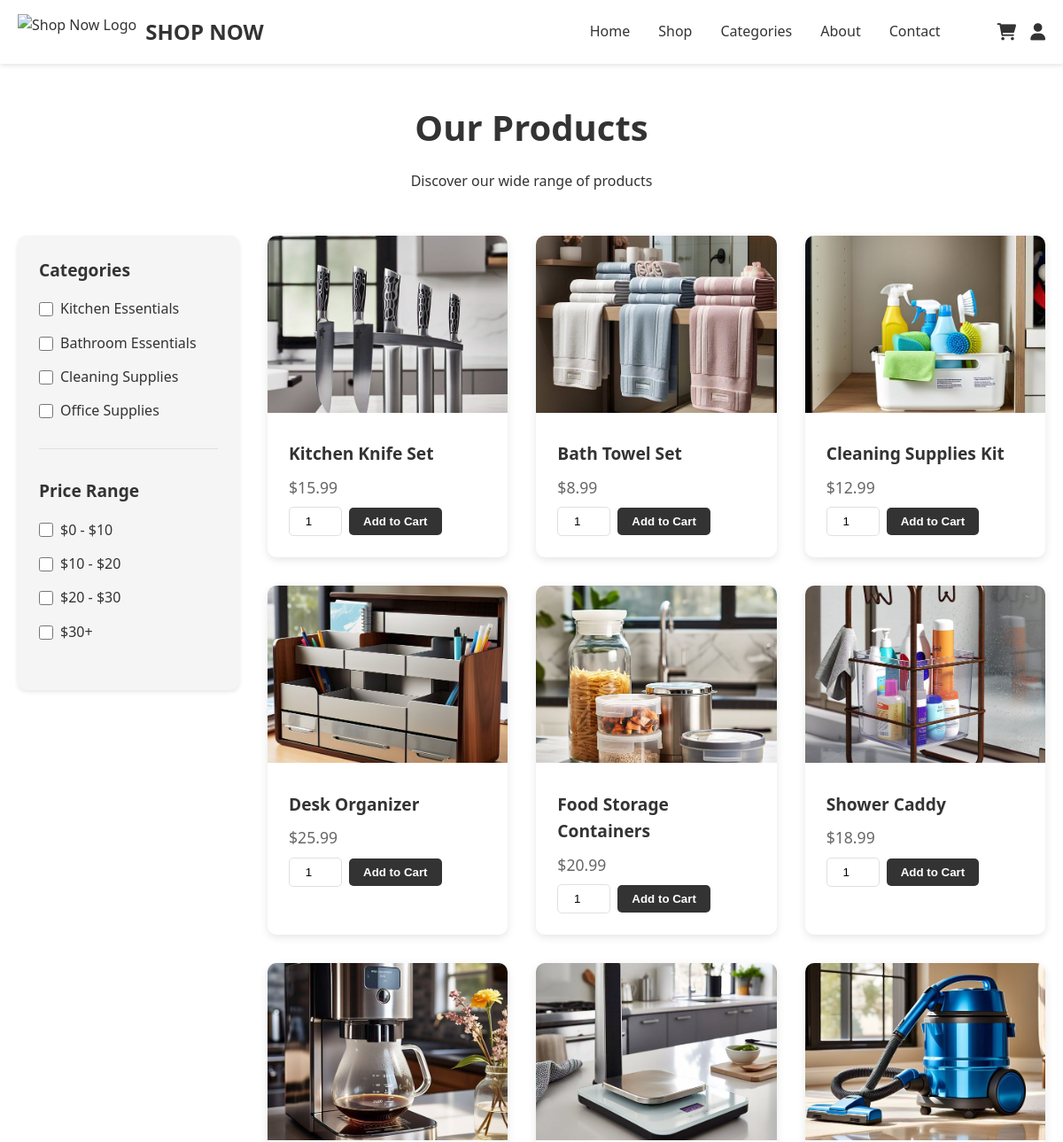
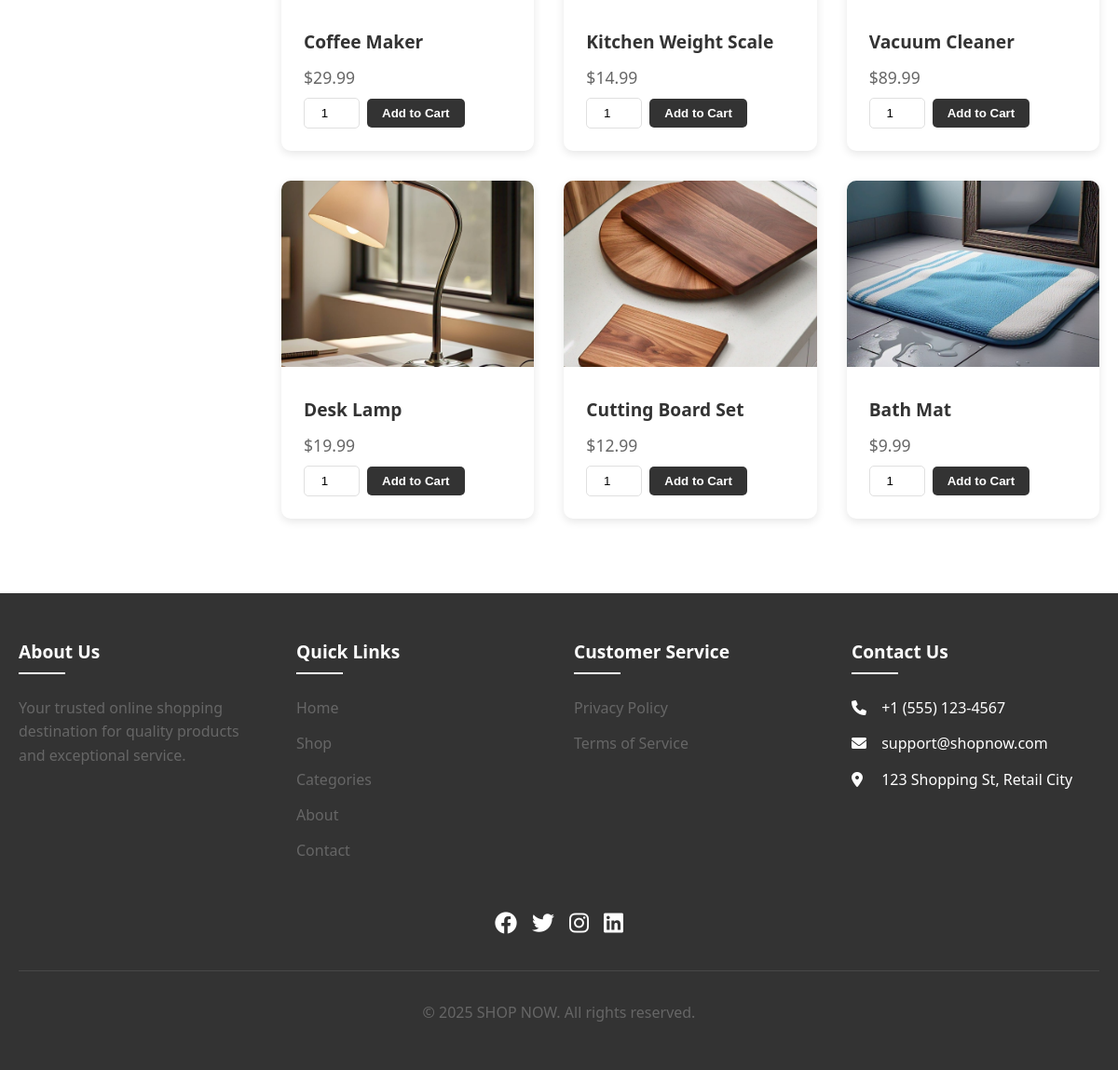
The page /shop.php on the database its author committed (2 pictures, top to bottom).
### tables this page shows
CREATE TABLE `products` (
  `id` int(11) NOT NULL,
  `name` varchar(255) NOT NULL,
  `description` text DEFAULT NULL,
  `price` decimal(10,2) NOT NULL,
  `stock_quantity` int(11) NOT NULL DEFAULT 0,
  `category` varchar(100) DEFAULT NULL,
  `image_url` text DEFAULT NULL,
  `created_at` datetime DEFAULT current_timestamp(),
  `updated_at` datetime DEFAULT current_timestamp() ON UPDATE current_timestamp()
);

### db_functions.php (called while the page is built, shortened)
<?php
$host = 'sql101.infinityfree.com';
$username = 'if0_38793211';
$password = 'shopnow12345';
function db_connect() {
    global $host, $username, $password, $database;
    $conn = mysqli_connect($host, $username, $password);
    return $conn;
}
function get_all_products() {
    $conn = db_connect();
    $query = "SELECT * FROM products";
    $result = mysqli_query($conn, $query);
    $products = [];
    while ($row = mysqli_fetch_array($result)) {
        $products[] = $row;
    }
    return $products;
}
?>

### shop.php (the view, shortened to what this page needs)
<?php
require 'db_functions.php';
function get_db_connection() {
    $conn = mysqli_connect('localhost', 'root', '');
    return $conn;
}
function get_user_data($conn, $user_id) {
    $user_name = '';
    $profile_image = 'https://cdn-icons-png.flaticon.com/512/149/149071.png';
    return ['user_name' => $user_name, 'profile_image' => $profile_image];
}
$conn = get_db_connection();
$user_data = get_user_data($conn, isset($_SESSION['user_id']) ? $_SESSION['user_id'] : null);
$user_name = $user_data['user_name'];
$profile_image = $user_data['profile_image'];
$products = get_all_products();
$selectedCategory = isset($_GET['category']) ? $_GET['category'] : '';
$filteredProducts = $selectedCategory ?
    array_filter($products, function($product) use ($selectedCategory) {
        return $product['category'] === $selectedCategory;
    }) :
    $products;
?>
<!DOCTYPE html>
<html lang="en">
<head>
    <link rel="stylesheet" href="https://cdnjs.cloudflare.com/ajax/libs/font-awesome/6.0.0/css/all.min.css">
</head>
<body>
    <header>
        <div class="container">
            <nav>
                <div class="logo-container">
                    <img src="https://cdn-icons-png.flaticon.com/512/1374/1374128.png" alt="Shop Now Logo" class="logo-img">
                    <a href="index.php" class="logo">SHOP NOW</a>
                </div>
                <div class="nav-links" id="navLinks">
                    <ul>
                        <li><a href="index.php">Home</a></li>
                        <li><a href="shop.php">Shop</a></li>
                        <li><a href="categories.php">Categories</a></li>
                        <li><a href="about.php">About</a></li>
                        <li><a href="contact.php">Contact</a></li>
                    </ul>
                    <div class="nav-icons">
                        <a href="cart.php" class="nav-icon"><i class="fas fa-shopping-cart"></i></a>
                        <?php if (isset($_SESSION['user_id'])): ?>
                            <div class="profile-container">
                                <img src="<?php echo htmlspecialchars($profile_image); ?>" alt="Profile" class="profile-image">
                                <span class="user-name"><?php echo htmlspecialchars($user_name); ?></span>
                                <div class="dropdown">
                                    <a href="logout.php">Logout</a>
                                </div>
                            </div>
                        <?php else: ?>
                            <a href="signin.php" class="nav-icon"><i class="fas fa-user"></i></a>
                        <?php endif; ?>
                    </div>
                </div>
            </nav>
        </div>
    </header>
    <main>
        <div class="container">
            <div class="shop-header">
                <h1>Our Products</h1>
                <p>Discover our wide range of products</p>
            </div>
            <div class="shop-content">
                <aside class="filters">
                    <div class="filter-section">
                        <h3>Categories</h3>
                        <ul class="filter-options">
                            <li><label><input type="checkbox" name="category" value="kitchen"> Kitchen Essentials</label></li>
                            <li><label><input type="checkbox" name="category" value="bathroom"> Bathroom Essentials</label></li>
                            <li><label><input type="checkbox" name="category" value="cleaning"> Cleaning Supplies</label></li>
                            <li><label><input type="checkbox" name="category" value="office"> Office Supplies</label></li>
                        </ul>
                    </div>
                    <div class="filter-section">
                        <h3>Price Range</h3>
                        <ul class="filter-options">
                            <li><label><input type="checkbox" name="price" value="0-10"> $0 - $10</label></li>
                            <li><label><input type="checkbox" name="price" value="10-20"> $10 - $20</label></li>
                            <li><label><input type="checkbox" name="price" value="20-30"> $20 - $30</label></li>
                            <li><label><input type="checkbox" name="price" value="30+"> $30+</label></li>
                        </ul>
                    </div>
                </aside>
                <div class="products-section">
                    <div class="products-grid" id="productsGrid">
                        <?php foreach ($filteredProducts as $product): ?>
                            <div class="product-card" data-category="<?php echo htmlspecialchars($product['category']); ?>" data-price="<?php echo $product['price']; ?>">
                                <img src="<?php echo htmlspecialchars($product['image_url']); ?>" alt="<?php echo htmlspecialchars($product['name']); ?>" class="product-image">
                                <div class="product-info">
                                    <h3 class="product-title"><?php echo htmlspecialchars($product['name']); ?></h3>
                                    <p class="product-price">$<?php echo number_format($product['price'], 2); ?></p>
                                    <form method="post" action="cart.php" class="add-to-cart-form">
                                        <input type="number" name="quantity" value="1" min="1" max="<?php echo $product['stock_quantity']; ?>" class="quantity-input">
                                        <button type="submit" name="add_to_cart" class="add-to-cart">Add to Cart</button>
                                    </form>
                                </div>
                            </div>
                        <?php endforeach; ?>
                    </div>
                </div>
            </div>
        </div>
    </main>
    <footer>
        <div class="container">
            <div class="footer-grid">
                <div class="footer-section">
                    <h3>About Us</h3>
                    <p>Your trusted online shopping destination for quality products and exceptional service.</p>
                </div>
                <div class="footer-section">
                    <h3>Quick Links</h3>
                    <ul>
                        <li><a href="index.php">Home</a></li>
                        <li><a href="shop.php">Shop</a></li>
                        <li><a href="categories.php">Categories</a></li>
                        <li><a href="about.php">About</a></li>
                        <li><a href="contact.php">Contact</a></li>
                    </ul>
                </div>
                <div class="footer-section">
                    <h3>Customer Service</h3>
                    <ul>
                        <li><a href="#">Privacy Policy</a></li>
                        <li><a href="#">Terms of Service</a></li>
                    </ul>
                </div>
                <div class="footer-section">
                    <h3>Contact Us</h3>
                    <ul>
                        <li><i class="fas fa-phone"></i> +1 (555) 123-4567</li>
                        <li><i class="fas fa-envelope"></i> support@shopnow.com</li>
                        <li><i class="fas fa-map-marker-alt"></i> 123 Shopping St, Retail City</li>
                    </ul>
                </div>
            </div>
            <div class="social-links">
                <a href="#"><i class="fab fa-facebook"></i></a>
                <a href="#"><i class="fab fa-twitter"></i></a>
                <a href="#"><i class="fab fa-instagram"></i></a>
                <a href="#"><i class="fab fa-linkedin"></i></a>
            </div>
            <p class="copyright">© 2025 SHOP NOW. All rights reserved.</p>
        </div>
    </footer>
</body>
</html>

### shop.php (style rules this page uses)
:root { --primary-color: #ffffff; --secondary-color: #f5f5f5; --accent-color: #333333; --text-color: #333333; --light-text: #666666; --border-color: #e0e0e0; }
* { margin: 0; padding: 0; box-sizing: border-box; }
body { font-family: 'Segoe UI', Tahoma, Geneva, Verdana, sans-serif; line-height: 1.6; color: var(--text-color); background-color: var(--primary-color); }
.container { max-width: 1200px; margin: 0 auto; padding: 0 20px; }
header { background-color: var(--primary-color); color: var(--text-color); padding: 1rem 0; position: fixed; width: 100%; top: 0; z-index: 1000; box-shadow: 0 2px 5px rgba(0,0,0,0.1); }
.logo-container { display: flex; align-items: center; gap: 10px; }
.logo-img { height: 40px; width: auto; }
nav { display: flex; justify-content: space-between; align-items: center; }
.logo { font-size: 1.5rem; font-weight: bold; color: var(--text-color); text-decoration: none; }
.nav-links { display: flex; gap: 2rem; align-items: center; }
nav ul { display: flex; list-style: none; gap: 2rem; }
nav ul li a { color: var(--text-color); text-decoration: none; font-weight: 500; transition: color 0.3s ease; }
.nav-icons { display: flex; gap: 1rem; margin-left: 2rem; }
.nav-icon { color: var(--text-color); font-size: 1.2rem; transition: color 0.3s ease; }
main { margin-top: 80px; padding: 2rem 0; }
.shop-header { text-align: center; margin-bottom: 3rem; }
.shop-header h1 { font-size: 2.5rem; color: var(--accent-color); margin-bottom: 1rem; }
.shop-content { display: grid; grid-template-columns: 250px 1fr; gap: 2rem; }
.filters { background: var(--secondary-color); padding: 1.5rem; border-radius: 10px; box-shadow: 0 2px 5px rgba(0,0,0,0.1); position: sticky; top: 100px; height: fit-content; }
.filter-section { margin-bottom: 2rem; padding-bottom: 1rem; border-bottom: 1px solid var(--border-color); }
.filter-section:last-child { border-bottom: none; margin-bottom: 0; }
.filter-section h3 { color: var(--accent-color); margin-bottom: 1rem; font-size: 1.2rem; }
.filter-options { list-style: none; }
.filter-options li { margin-bottom: 0.8rem; }
.filter-options label { display: flex; align-items: center; gap: 0.5rem; cursor: pointer; color: var(--text-color); transition: color 0.3s ease; }
.filter-options input[type="checkbox"] { width: 16px; height: 16px; cursor: pointer; }
.products-grid { display: grid; grid-template-columns: repeat(auto-fill, minmax(250px, 1fr)); gap: 2rem; }
.product-card { background: var(--primary-color); border-radius: 10px; overflow: hidden; box-shadow: 0 3px 10px rgba(0,0,0,0.1); transition: transform 0.3s ease; }
.product-image { width: 100%; height: 200px; object-fit: cover; }
.product-info { padding: 1.5rem; }
.product-title { font-size: 1.2rem; margin-bottom: 0.5rem; color: var(--accent-color); }
.product-price { font-size: 1.1rem; color: var(--light-text); margin-bottom: 0.5rem; }
.add-to-cart-form { display: flex; align-items: center; gap: 0.5rem; }
.quantity-input { width: 60px; padding: 0.5rem; border: 1px solid var(--border-color); border-radius: 5px; text-align: center; }
.add-to-cart { padding: 0.5rem 1rem; background-color: var(--accent-color); color: var(--primary-color); border: none; border-radius: 5px; font-weight: bold; transition: background-color 0.3s ease; cursor: pointer; }
footer { background-color: var(--accent-color); color: var(--primary-color); padding: 3rem 0; margin-top: 3rem; }
.footer-grid { display: grid; grid-template-columns: repeat(auto-fit, minmax(250px, 1fr)); gap: 2rem; }
.footer-section h3 { color: var(--primary-color); margin-bottom: 1.5rem; font-size: 1.2rem; position: relative; padding-bottom: 0.5rem; }
.footer-section h3::after { content: ''; position: absolute; bottom: 0; left: 0; width: 50px; height: 2px; background-color: var(--primary-color); }
.footer-section p { color: var(--light-text); line-height: 1.6; }
.footer-section ul { list-style: none; }
.footer-section ul li { margin-bottom: 0.8rem; }
.footer-section ul li a { color: var(--light-text); text-decoration: none; transition: color 0.3s ease; }
.footer-section ul li i { margin-right: 0.5rem; width: 20px; }
.social-links { margin-top: 2rem; display: flex; gap: 1rem; justify-content: center; }
.social-links a { color: var(--primary-color); font-size: 1.5rem; transition: color 0.3s ease; }
.copyright { text-align: center; margin-top: 2rem; padding-top: 2rem; border-top: 1px solid rgba(255, 255, 255, 0.1); color: var(--light-text); }

### rows shown on the page
products: image_url (picture), name "Kitchen Knife Set", price "15.99"
products: image_url (picture), name "Bath Towel Set", price "8.99"
products: image_url (picture), name "Cleaning Supplies Kit", price "12.99"
products: image_url (picture), name "Desk Organizer", price "25.99"
products: image_url (picture), name "Food Storage Containers", price "20.99"
products: image_url (picture), name "Shower Caddy", price "18.99"
products: image_url (picture), name "Coffee Maker", price "29.99"
products: image_url (picture), name "Kitchen Weight Scale", price "14.99"
products: image_url (picture), name "Vacuum Cleaner", price "89.99"
products: image_url (picture), name "Desk Lamp", price "19.99"
products: image_url (picture), name "Cutting Board Set", price "12.99"
products: image_url (picture), name "Bath Mat", price "9.99"
